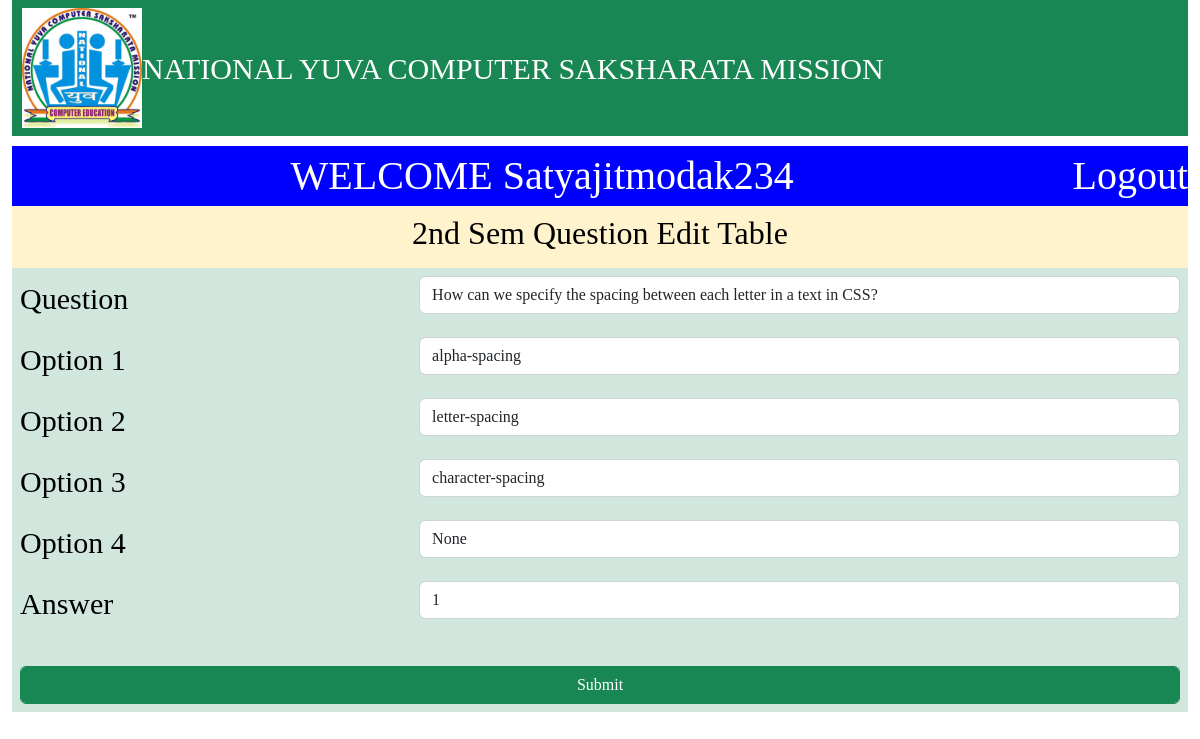
Page /admin/edit_2ndsem.php?id=35 (signed in) on the committed database.
### tables this page shows
CREATE TABLE `add_ques2` (
  `id` int(11) NOT NULL,
  `ques` varchar(200) NOT NULL,
  `opt1` varchar(60) NOT NULL,
  `opt2` varchar(60) NOT NULL,
  `opt3` varchar(60) NOT NULL,
  `opt4` varchar(60) NOT NULL,
  `ans` int(11) NOT NULL
);

### admin/edit_2ndsem.php (the view, shortened to what this page needs)
<?php
include_once('connfig.php');
include_once('header.php');
$id = $_GET['id'];
$sql = "SELECT * FROM add_ques2 WHERE id = $id";
$run = mysqli_query($conn,$sql);
$rows = mysqli_fetch_assoc($run);
?>
<!DOCTYPE html>
<html>
<head>
	<link href="https://cdn.jsdelivr.net/npm/bootstrap@5.2.0-beta1/dist/css/bootstrap.min.css" rel="stylesheet">
</head>
<body>
<div class="contioner-fluid">
	<div class="row">
		<div class="col-sm-12">
			<div class="head">
				WELCOME <?php if (isset($_SESSION['username'])){
					echo $_SESSION['username'];
				} ?>
				<a href="logout.php" style="float: right; color: white; text-decoration: none;">Logout</a>
			</div>
			<div class="row">
				<div class="col-sm-12" >
					<form action="" method="post">
						<center><table class="table table-success table-borderless" >
							<tr class="table-warning" align="center"><td colspan="2"><h2>2nd Sem Question Edit Table</h2></td></tr>
							<tr><td>Question</td><td><input type="hidden" name="id"value="<?php echo $rows['id']; ?>"><input class="form-control" type="text" name="ques" value="<?php echo $rows['ques']; ?>"></td></tr>
							<tr><td>Option 1</td><td><input class="form-control" type="text" name="opt1" value="<?php echo $rows['opt1']; ?>"></td></tr>
							<tr><td>Option 2</td><td><input class="form-control" type="text" name="opt2" value="<?php echo $rows['opt2']; ?>"></td></tr>
							<tr><td>Option 3</td><td><input class="form-control" type="text" name="opt3" value="<?php echo $rows['opt3']; ?>"></td></tr>
							<tr><td>Option 4</td><td><input class="form-control" type="text" name="opt4" value="<?php echo $rows['opt4']; ?>"></td></tr>
							<tr><td>Answer</td><td><input class="form-control" type="text" name="ans" value="<?php echo $rows['ans']; ?>"></td></tr>
							<tr><td colspan="2"></td></tr>
							<tr align="center"><td colspan="2"><input class="btn btn-success form-control" type="submit" name="edit" value="Submit"></td></tr>
						</table></center>
					</form>
				</div>
			</div>
		</div>
	</div>
</div>
</body>
</html>

### admin/header.php (style rules this page uses)
* { font-family: Apple Chancery; }

### admin/edit_2ndsem.php (style rules this page uses)
tr td { font-size: 30px; }
.head { margin-top: 10px; background-color: blue; color:white; font-size: 40px; text-align: center; }

### rows in the picture
add_ques2: ques "How can we specify the spacing between each letter in a text in CSS?", opt1 "alpha-spacing", opt2 "letter-spacing", opt3 "character-spacing", opt4 "None", ans "1"

### other values in the picture
$_SESSION['username'] "Satyajitmodak234"
